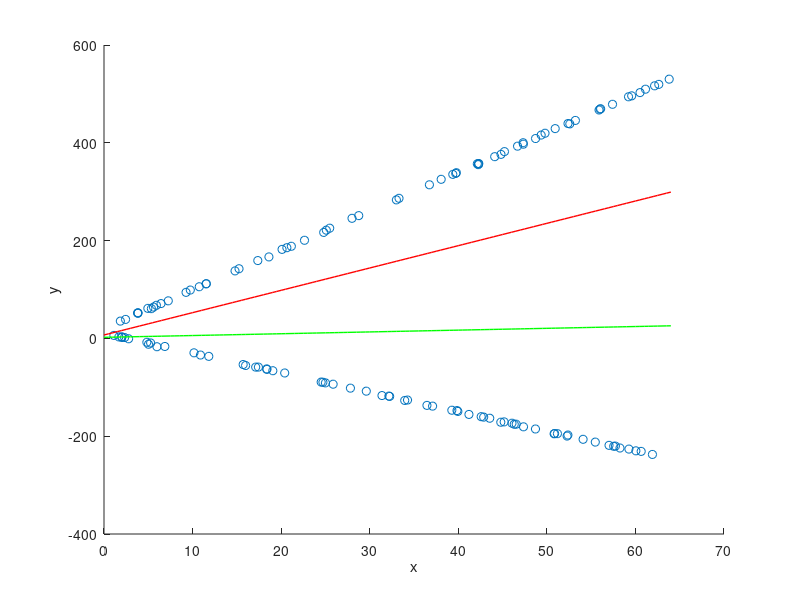

The MATLAB script that drew this image: (Note: this script raises an error after producing the figure.)
clear all
%% Generate the input and the output data
N = 64;
x1 = 64*rand(N,1);
x2 = 64*rand(N,1);
sigma = 0.1; % Variance of Noise is given
a1 = 8; b1 = 20;
a2 = -4; b2 = 10;
v1 = randn(N,1);
v2 = randn(N,1);

% Generate the data corresponding to the two models
y1 = a1 * x1 + b1 + v1;
y2 = a2 * x2 + b2 + v2;

% mix the data from two models randomly
outlier_index = randperm(2*N, 2*N);
y = [y1;y2];
x = [x1;x2];
y = y(outlier_index);
x = x(outlier_index);
[x, order] = sort(x);
y = y(order);

% Initial Estimation value
a1_est = 1; b1_est = 1;
a2_est = 0; b2_est = 0;

% Initialize the Weighted Quadratic Error Function
J1 = 1; J2 = 1;
i = 0;
%% EM Algorithm
while (J1 > 0.05 || J2 > 0.05)
    % E-step: Calculate the likelihood of each point belonging to each model
    r1 = (a1_est * x + b1_est - y); % Residuals for model 1
    r2 = (a2_est * x + b2_est - y); % Residuals for model 2
    % using log-likelihood function
    w1 = (r2.^2/sigma) ./ (r1.^2/sigma + r2.^2/sigma); 
    w2 = (r1.^2/sigma) ./ (r1.^2/sigma + r2.^2/sigma);
    w1 = w1 ./ sum(w1); % Normalize
    w2 = w2 ./ sum(w2);
    
    % Generating the weighting matrix
    W1 = diag(w1).' * diag(w1);
    W2 = diag(w2).' * diag(w2);

    % M-step: Update model parameters
    H = [ones(2*N,1) x];
    Theta1 = (H.' * W1 * H)^-1 * (H.' * W1 * y);
    b1_est = Theta1(1);
    a1_est = Theta1(2);

    Theta2 = (H.' * W2 * H)^-1 * (H.' * W2 * y);
    b2_est = Theta2(1);
    a2_est = Theta2(2);

    % Weighted Quadratic Error Function
    J1 = y.' * (W1 - W1 * H * (H.' * W1 * H)^-1 * H.' *W1) * y;
    J2 = y.' * (W2 - W2 * H * (H.' * W2 * H)^-1 * H.' *W2) * y;

    %% Plot the data
    i = i + 1;
    figure(i);
    hold on;
    scatter(x, y, 'b.');
    x_plot = 0:0.5:64;
    plot(x_plot, a1_est*x_plot + b1_est, 'r', 'LineWidth', 1);
    plot(x_plot, a2_est*x_plot + b2_est, 'g', 'LineWidth', 1);
    xlabel("x")
    ylabel("y")
    title("Times of Iterations:",i);
    legend(["data point", "Model 1", "Model 2"], 'Location', 'best')
    hold off
end